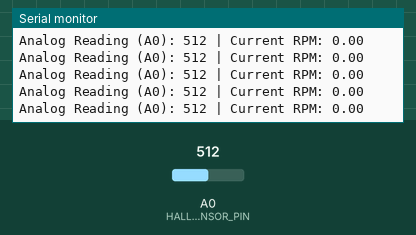
Simulated run of this sketch. Board: Arduino Uno, built with avr-gcc and run on an emulated ATmega328P. Shown: the last lines printed to the serial monitor. The test bench sets the inputs (shaded band); at power-on: A0 (HALL_SENSOR_PIN) = 512. No radio packets arrive unless stated.

Above: at 4.2 s.
4.3 s: A0 (HALL_SENSOR_PIN) set to 990
At 4.34 s:
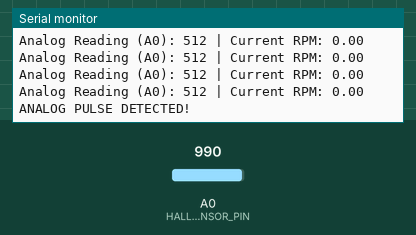
7.3 s: A0 (HALL_SENSOR_PIN) set to 1015
At 7.33 s:
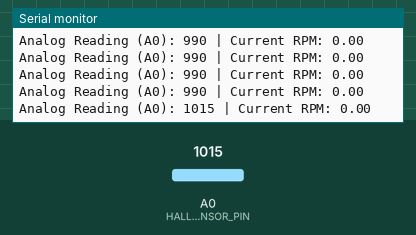
Timing chart, 0 to 10.3 s (numbered marks = the images above; inputs shaded):
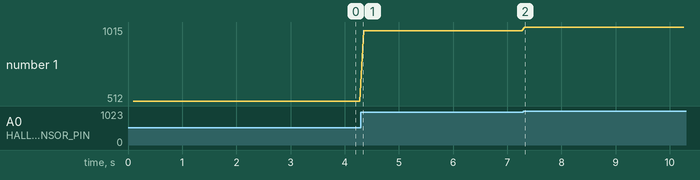

Measured:
- the behaviour switches between 999 and 1000 on A0 (HALL_SENSOR_PIN) (found by bisection; images 1 and 2)
- after the input at 4.3 s, the serial monitor: prints a new line at once (image 1)
- after the input at 7.3 s, the serial monitor: prints a new line at once (image 2)
- plotted number 1: 512 → 990 after the input at 4.3 s, 990 → 1015 after the input at 7.3 s

The sketch:

bicyclePartInterface10.1.ino
```cpp
// tx_simulator.ino - Transmitter (Bike Side) - SS49E ANALOG VERSION
// Reads Hall sensor on Analog Pin A0 and transmits RPM.

#include <SPI.h>
#include "RF24.h"

// --- NRF24L01 PIN DEFINITIONS ---
RF24 radio(9, 10); // CE, CSN
const byte addresses[][6] = {"00001"}; // Unique address for the pipe

// --- DATA STRUCTURE (MUST MATCH RECEIVER - 1 PART) ---
struct Payload {
    float rpm;
};

// --- SENSOR PIN DEFINITIONS ---
// *** CHANGED TO ANALOG PIN A0 FOR SS49E ***
const int HALL_SENSOR_PIN = A0;

// --- SS49E ANALOG THRESHOLDS ---
// Center reading (no magnet) is usually around 512 (2.5V).
// Adjust THRESHOLD based on your sensor and magnet strength.
// Example: If reading drops to 300 when magnet passes, set THRESHOLD to 400.
const int MAGNET_THRESHOLD = 600;

// --- SPEED VARIABLES ---
unsigned long lastPulseTime = 0;
unsigned long pulseInterval = 0;
float currentRPM = 0.0;
unsigned long speedTimer = 0;

// --- STATE VARIABLES ---
bool magnetDetected = false; // Tracks if the magnet is currently near the sensor

// --- FUNCTION PROTOTYPES ---
void readSensor(); // Replaces the interrupt handler
void updateRPM();

void setup() {
  Serial.begin(9600);
  Serial.println("--- Transmitter Setup (SS49E Analog) Start ---");

  // 1. Initialize Radio
  radio.begin();
  radio.openWritingPipe(addresses[0]);
  radio.setPALevel(RF24_PA_LOW);
  radio.stopListening();

  // 2. Setup Sensor Pin (No PinMode needed for AnalogRead)
  // DETACH INTERRUPT since we are using analog reading
  detachInterrupt(digitalPinToInterrupt(2));

  Serial.println("Sensor Ready. Start spinning the wheel to test.");
}

void loop() {
  // 1. Read Sensor and Check for Pulse
  readSensor();

  // 2. Sensor Reading and Calculation
  if (millis() - speedTimer >= 50) {
    updateRPM();
    speedTimer = millis();
  }

  // 3. Assemble Data Payload (1-part structure)
  Payload data;
  data.rpm = currentRPM;

  // 4. Transmit Data
  radio.write(&data, sizeof(data));

  delay(50); // Transmit every 50ms
}

// --- NEW: ANALOG SENSOR READER ---
void readSensor() {
  int analogReading = analogRead(HALL_SENSOR_PIN);

  // Logic to detect the *rising edge* of the pulse (crossing the threshold)
  if (analogReading > MAGNET_THRESHOLD) {
    // Magnet is near the sensor
    if (magnetDetected == false) {
      // This is the moment the magnet crosses the threshold (falling edge)
      unsigned long currentTime = micros();

      // Simple debounce
      if (currentTime - lastPulseTime > 5000) {
        pulseInterval = currentTime - lastPulseTime;
        lastPulseTime = currentTime;
        Serial.println("ANALOG PULSE DETECTED!");
      }
      magnetDetected = true;
    }
  } else {
    // Magnet is away from the sensor
    magnetDetected = false;
  }

  // Debugging the raw analog value (optional, can be removed once tuned)
  Serial.print("Analog Reading (A0): ");
  Serial.print(analogReading);
  Serial.print(" | Current RPM: ");
  Serial.println(currentRPM);
}


// --- RPM CALCULATION (UNCHANGED) ---
void updateRPM() {
  if (pulseInterval > 0) {
    currentRPM = (60000000.0 / pulseInterval);

    if (micros() - lastPulseTime > 500000) {
      currentRPM = 0.0;
      pulseInterval = 0;
    }
  } else {
    currentRPM = 0.0;
  }
}
```
